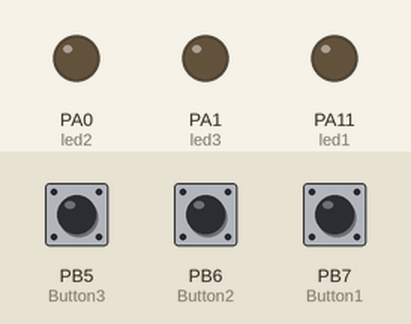
This sketch was run on a simulated STM32 Blue Pill. On the bench: output pins drawn as LEDs (lit = HIGH). The inputs (shaded band) are chosen by the test bench; at power-on: PB5 (Button3) LOW, PB6 (Button2) LOW, PB7 (Button1) LOW. What the sketch prints to the serial monitor is not drawn.

Above: at 1.2 s.
1.3 s: PB5 (Button3) pulled HIGH for 0.15 s
At 1.37 s:
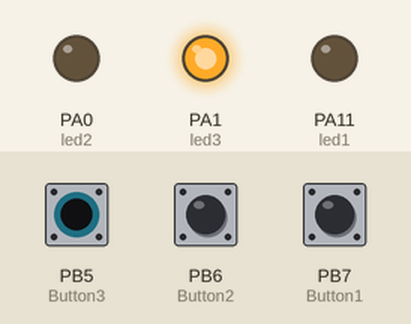
2.9 s: PB6 (Button2) pulled HIGH for 0.15 s
At 2.97 s:
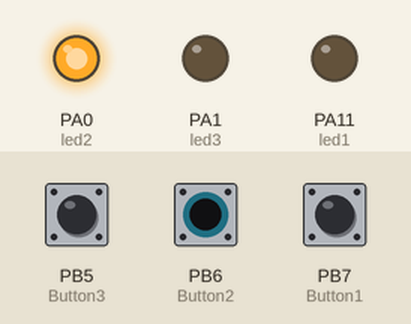
4.5 s: PB7 (Button1) pulled HIGH for 0.15 s
At 4.57 s:
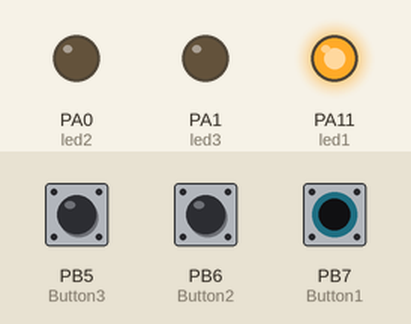
6.1 s: PB7 (Button1) pulled HIGH for 3.2 s
At 9.6 s:
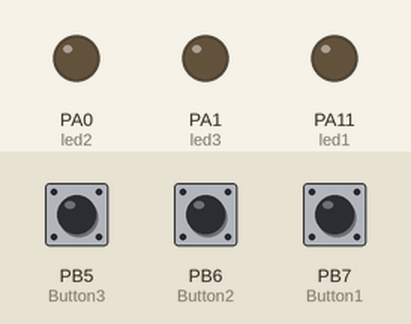
10.8 s: PB5 (Button3) pulled HIGH for 1 s
At 11.6 s:
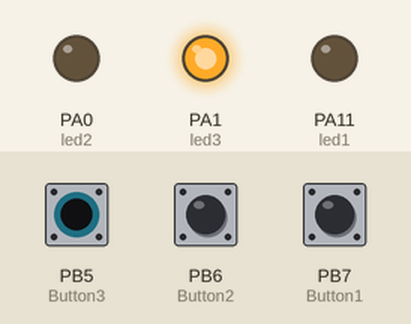
14.8 s: PB6 (Button2) pulled HIGH for 1 s
At 17.0 s:
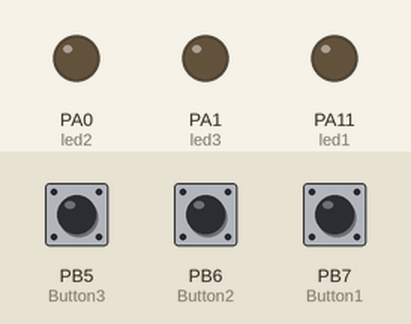
Timing chart, 0 to 18.5 s (numbered marks = the images above; inputs shaded):
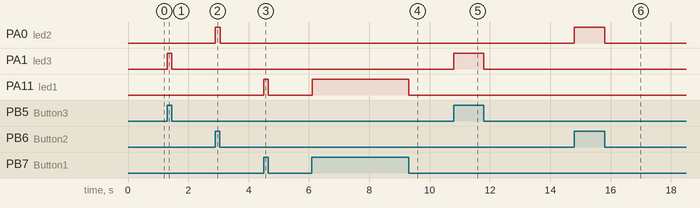

Measured:
- after the input at 1.3 s, PA1 (led3): LOW → HIGH at once, → LOW 0.15 s later
- after the input at 2.9 s, PA0 (led2): LOW → HIGH at once, → LOW 0.15 s later
- after the input at 4.5 s, PA11 (led1): LOW → HIGH at once, → LOW 0.15 s later
- after the input at 6.1 s, PA11 (led1): LOW → HIGH at once, → LOW 3.2 s later
- after the input at 10.8 s, PA1 (led3): LOW → HIGH at once, → LOW 1.0 s later
- after the input at 14.8 s, PA0 (led2): LOW → HIGH at once, → LOW 1.0 s later

The sketch:

STM32_LED.ino
```cpp
// INISIALISASI
int Button1 = PB7;
int Button2 = PB6;
int Button3 = PB5;
int led1 = PA11;
int led2 = PA0;
int led3 = PA1;

void setup(){
  Serial.begin(9600);
  pinMode(Button1, INPUT);
  pinMode(Button2, INPUT);
  pinMode(Button3, INPUT);
  pinMode(led1, OUTPUT);
  pinMode(led2, OUTPUT);
  pinMode(led3, OUTPUT);
}

void loop(){
  // READ SENSOR
  int readButton1 = digitalRead(Button1);
  int readButton2 = digitalRead(Button2);
  int readButton3 = digitalRead(Button3);

  // PRINT TO SERIAL
  Serial.print("Button 1 : " + String(readButton1) + " | ");
  Serial.print("Button 2 : " + String(readButton2) + " | ");
  Serial.print("Button 3 : " + String(readButton3));
  Serial.println();

  // LOGIKA PROGRAM
  if(readButton1 == 1){
    digitalWrite(led1, HIGH);
  } else{
    digitalWrite(led1, LOW);
  }

  if(readButton2 == 1){
    digitalWrite(led2, HIGH);
  } else{
    digitalWrite(led2, LOW);
  }

  if(readButton3 == 1){
    digitalWrite(led3, HIGH);
  } else{
    digitalWrite(led3, LOW);
  }
}
```
